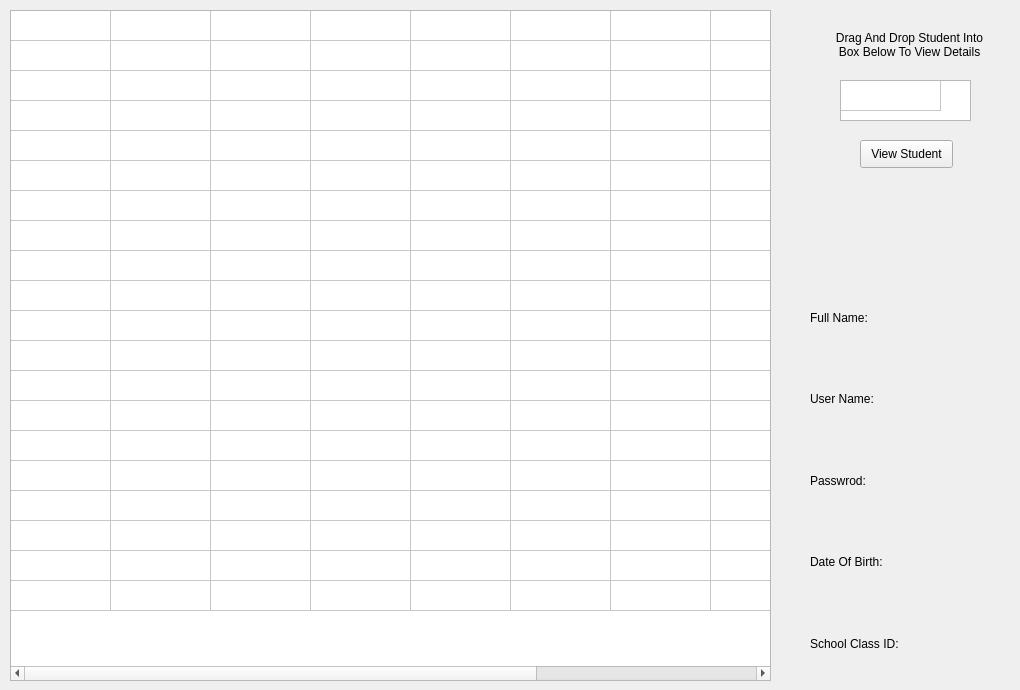
      <widget class="QWidget" name="tab_6">
       <attribute name="title">
        <string>Students Bank</string>
       </attribute>
       <widget class="QTableWidget" name="tableWidget_2">
        <property name="geometry">
         <rect>
          <x>10</x>
          <y>10</y>
          <width>761</width>
          <height>671</height>
         </rect>
        </property>
        <property name="editTriggers">
         <set>QAbstractItemView::NoEditTriggers</set>
        </property>
        <property name="dragEnabled">
         <bool>true</bool>
        </property>
        <property name="dragDropOverwriteMode">
         <bool>false</bool>
        </property>
        <property name="dragDropMode">
         <enum>QAbstractItemView::DragOnly</enum>
        </property>
        <property name="rowCount">
         <number>20</number>
        </property>
        <property name="columnCount">
         <number>10</number>
        </property>
        <attribute name="horizontalHeaderVisible">
         <bool>false</bool>
        </attribute>
        <attribute name="verticalHeaderVisible">
         <bool>false</bool>
        </attribute>
        <row/>
        <row/>
        <row/>
        <row/>
        <row/>
        <row/>
        <row/>
        <row/>
        <row/>
        <row/>
        <row/>
        <row/>
        <row/>
        <row/>
        <row/>
        <row/>
        <row/>
        <row/>
        <row/>
        <row/>
        <column/>
        <column/>
        <column/>
        <column/>
        <column/>
        <column/>
        <column/>
        <column/>
        <column/>
        <column/>
       </widget>
       <widget class="QLabel" name="label_6">
        <property name="geometry">
         <rect>
          <x>830</x>
          <y>20</y>
          <width>159</width>
          <height>50</height>
         </rect>
        </property>
        <property name="minimumSize">
         <size>
          <width>0</width>
          <height>50</height>
         </size>
        </property>
        <property name="text">
         <string>Drag And Drop Student Into Box Below To View Details</string>
        </property>
        <property name="alignment">
         <set>Qt::AlignCenter</set>
        </property>
        <property name="wordWrap">
         <bool>true</bool>
        </property>
       </widget>
       <widget class="QPushButton" name="pushButton_3">
        <property name="geometry">
         <rect>
          <x>860</x>
          <y>140</y>
          <width>93</width>
          <height>28</height>
         </rect>
        </property>
        <property name="text">
         <string>View Student</string>
        </property>
       </widget>
       <widget class="QWidget" name="layoutWidget">
        <property name="geometry">
         <rect>
          <x>810</x>
          <y>280</y>
          <width>201</width>
          <height>401</height>
         </rect>
        </property>
        <layout class="QVBoxLayout" name="verticalLayout_2">
         <item>
          <widget class="QLabel" name="label_7">
           <property name="text">
            <string>Full Name:</string>
           </property>
          </widget>
         </item>
         <item>
          <widget class="QLabel" name="label_8">
           <property name="text">
            <string>User Name:</string>
           </property>
          </widget>
         </item>
         <item>
          <widget class="QLabel" name="label_9">
           <property name="text">
            <string>Passwrod:</string>
           </property>
          </widget>
         </item>
         <item>
          <widget class="QLabel" name="label_10">
           <property name="text">
            <string>Date Of Birth:</string>
           </property>
          </widget>
         </item>
         <item>
          <widget class="QLabel" name="label_11">
           <property name="text">
            <string>School Class ID: </string>
           </property>
          </widget>
         </item>
        </layout>
       </widget>
       <widget class="QTableWidget" name="tableWidget_3">
        <property name="geometry">
         <rect>
          <x>840</x>
          <y>80</y>
          <width>131</width>
          <height>41</height>
         </rect>
        </property>
        <property name="acceptDrops">
         <bool>true</bool>
        </property>
        <property name="editTriggers">
         <set>QAbstractItemView::NoEditTriggers</set>
        </property>
        <property name="dragDropOverwriteMode">
         <bool>false</bool>
        </property>
        <property name="dragDropMode">
         <enum>QAbstractItemView::DropOnly</enum>
        </property>
        <property name="rowCount">
         <number>1</number>
        </property>
        <property name="columnCount">
         <number>1</number>
        </property>
        <attribute name="horizontalHeaderVisible">
         <bool>false</bool>
        </attribute>
        <attribute name="verticalHeaderVisible">
         <bool>false</bool>
        </attribute>
        <row/>
        <column/>
       </widget>
       <widget class="QLabel" name="label_26">
        <property name="geometry">
         <rect>
          <x>820</x>
          <y>190</y>
          <width>181</width>
          <height>50</height>
         </rect>
        </property>
        <property name="minimumSize">
         <size>
          <width>100</width>
          <height>50</height>
         </size>
        </property>
        <property name="text">
         <string/>
        </property>
       </widget>
      </widget>
